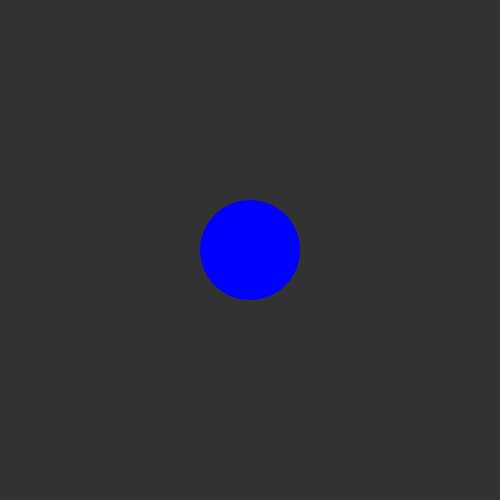
Frame 1 (no input)
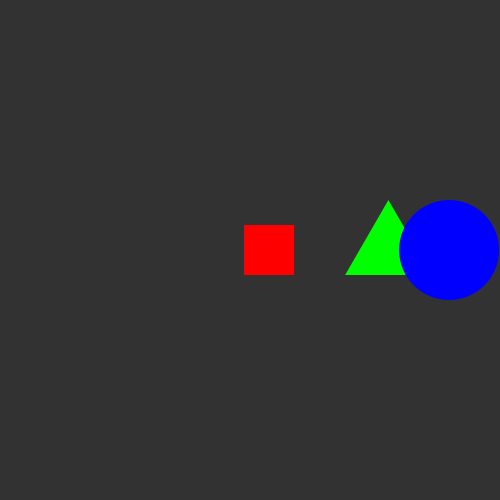
Frame 60 (the mouse pressed at the canvas centre just before this capture)
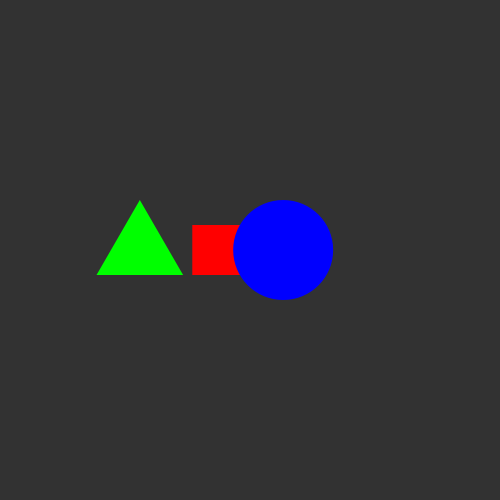
Frame 120 (the mouse held since frame 60 and released just before this capture)

The Processing sketch that drew these frames (run headless with seeded random() and noise(); from frame 60 on, the mouse is pressed at the canvas centre):

// Processing sketch: layers
// ── layers.pde
//Layers
//draw in three separate layers using PGraphics buffers 

PGraphics layer1;
PGraphics layer2;
PGraphics layer3;

int t;

static final int RECT_WIDTH = 50;
static final int TRIANGLE_RADIUS = 50;
static final int CIRCLE_DIAMETER = 100;

float x1(float t) {
  return sin(t / 20) * 100;
}

float x2(float t) {
  return sin(t / 30) * 150;
}

float x3(float t) {
  return sin(t / 40) * 200;
}

void setup() {
  size(500, 500);
  background(50);
  
  layer1 = createGraphics(width, height);
  layer2 = createGraphics(width, height);
  layer3 = createGraphics(width, height);
}

void draw() {
  background(50);
  
  //red square
  layer1.beginDraw();
  layer1.clear();
  layer1.translate(width/2, height/2);
  layer1.noStroke();
  layer1.fill(255, 0, 0);
  layer1.rectMode(CENTER);
  layer1.rect(x1(t), 0, RECT_WIDTH, RECT_WIDTH);
  layer1.endDraw();

  //green triangle
  layer2.beginDraw();
  layer2.clear();
  layer2.translate(width/2, height/2);
  layer2.noStroke();
  layer2.fill(0, 255, 0);
  layer2.triangle(x2(t), -TRIANGLE_RADIUS, x2(t) - sqrt(3)*0.5*TRIANGLE_RADIUS, 0.5*TRIANGLE_RADIUS, x2(t) + sqrt(3)*0.5*TRIANGLE_RADIUS, 0.5*TRIANGLE_RADIUS);
  layer2.endDraw();
  
  //blue circle
  layer3.beginDraw();
  layer3.clear();
  layer3.translate(width/2, height/2);
  layer3.noStroke();
  layer3.fill(0, 0, 255);
  layer3.ellipseMode(CENTER);
  layer3.ellipse(x3(t), 0, CIRCLE_DIAMETER, CIRCLE_DIAMETER);
  layer3.endDraw();
  
  image(layer1, 0, 0);
  image(layer2, 0, 0);
  image(layer3, 0, 0);
  t++;
}
